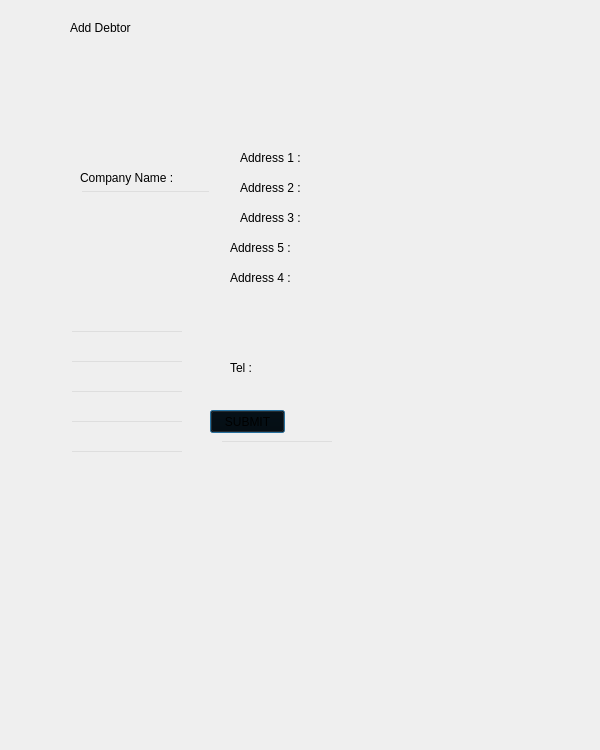
<?xml version="1.0" encoding="UTF-8"?>
<ui version="4.0">
 <class>Dialog</class>
 <widget class="QDialog" name="Dialog">
  <property name="enabled">
   <bool>true</bool>
  </property>
  <property name="geometry">
   <rect>
    <x>0</x>
    <y>0</y>
    <width>600</width>
    <height>750</height>
   </rect>
  </property>
  <property name="minimumSize">
   <size>
    <width>600</width>
    <height>750</height>
   </size>
  </property>
  <property name="windowTitle">
   <string>Dialog</string>
  </property>
  <widget class="QFrame" name="workspace_frame">
   <property name="enabled">
    <bool>true</bool>
   </property>
   <property name="geometry">
    <rect>
     <x>60</x>
     <y>20</y>
     <width>331</width>
     <height>481</height>
    </rect>
   </property>
   <property name="styleSheet">
    <string notr="true">background-color:transparent;</string>
   </property>
   <property name="frameShape">
    <enum>QFrame::StyledPanel</enum>
   </property>
   <property name="frameShadow">
    <enum>QFrame::Raised</enum>
   </property>
   <widget class="QLabel" name="address_label_1">
    <property name="geometry">
     <rect>
      <x>180</x>
      <y>130</y>
      <width>131</width>
      <height>16</height>
     </rect>
    </property>
    <property name="styleSheet">
     <string notr="true">background-color:transparent;
color:black;</string>
    </property>
    <property name="text">
     <string>Address 1 :</string>
    </property>
   </widget>
   <widget class="QLineEdit" name="address_line_1">
    <property name="geometry">
     <rect>
      <x>10</x>
      <y>310</y>
      <width>114</width>
      <height>19</height>
     </rect>
    </property>
   </widget>
   <widget class="QLabel" name="add_record_label">
    <property name="geometry">
     <rect>
      <x>10</x>
      <y>0</y>
      <width>191</width>
      <height>16</height>
     </rect>
    </property>
    <property name="styleSheet">
     <string notr="true">background-color:transparent;
color:black;</string>
    </property>
    <property name="text">
     <string>Add Debtor</string>
    </property>
   </widget>
   <widget class="QPushButton" name="submit_button">
    <property name="geometry">
     <rect>
      <x>150</x>
      <y>390</y>
      <width>75</width>
      <height>23</height>
     </rect>
    </property>
    <property name="styleSheet">
     <string notr="true">background-color:transparent;
color:black;</string>
    </property>
    <property name="text">
     <string>SUBMIT</string>
    </property>
   </widget>
   <widget class="QLabel" name="company_label">
    <property name="geometry">
     <rect>
      <x>20</x>
      <y>150</y>
      <width>101</width>
      <height>16</height>
     </rect>
    </property>
    <property name="styleSheet">
     <string notr="true">background-color:transparent;</string>
    </property>
    <property name="text">
     <string>Company Name :</string>
    </property>
   </widget>
   <widget class="QLineEdit" name="company_line">
    <property name="geometry">
     <rect>
      <x>20</x>
      <y>170</y>
      <width>131</width>
      <height>20</height>
     </rect>
    </property>
    <property name="text">
     <string/>
    </property>
   </widget>
   <widget class="QLabel" name="address_label_2">
    <property name="geometry">
     <rect>
      <x>180</x>
      <y>160</y>
      <width>131</width>
      <height>16</height>
     </rect>
    </property>
    <property name="styleSheet">
     <string notr="true">background-color:transparent;
color:black;</string>
    </property>
    <property name="text">
     <string>Address 2 :</string>
    </property>
   </widget>
   <widget class="QLabel" name="address_label_3">
    <property name="geometry">
     <rect>
      <x>180</x>
      <y>190</y>
      <width>131</width>
      <height>16</height>
     </rect>
    </property>
    <property name="styleSheet">
     <string notr="true">background-color:transparent;
color:black;</string>
    </property>
    <property name="text">
     <string>Address 3 :</string>
    </property>
   </widget>
   <widget class="QLabel" name="address_label_4">
    <property name="geometry">
     <rect>
      <x>170</x>
      <y>250</y>
      <width>131</width>
      <height>16</height>
     </rect>
    </property>
    <property name="styleSheet">
     <string notr="true">background-color:transparent;
color:black;</string>
    </property>
    <property name="text">
     <string>Address 4 :</string>
    </property>
   </widget>
   <widget class="QLabel" name="address_label_5">
    <property name="geometry">
     <rect>
      <x>170</x>
      <y>220</y>
      <width>131</width>
      <height>16</height>
     </rect>
    </property>
    <property name="styleSheet">
     <string notr="true">background-color:transparent;
color:black;</string>
    </property>
    <property name="text">
     <string>Address 5 :</string>
    </property>
   </widget>
   <widget class="QLineEdit" name="address_line_2">
    <property name="geometry">
     <rect>
      <x>10</x>
      <y>340</y>
      <width>114</width>
      <height>19</height>
     </rect>
    </property>
   </widget>
   <widget class="QLineEdit" name="address_line_3">
    <property name="geometry">
     <rect>
      <x>10</x>
      <y>370</y>
      <width>114</width>
      <height>19</height>
     </rect>
    </property>
   </widget>
   <widget class="QLineEdit" name="address_line_4">
    <property name="geometry">
     <rect>
      <x>10</x>
      <y>400</y>
      <width>114</width>
      <height>19</height>
     </rect>
    </property>
   </widget>
   <widget class="QLineEdit" name="address_line_5">
    <property name="geometry">
     <rect>
      <x>10</x>
      <y>430</y>
      <width>114</width>
      <height>19</height>
     </rect>
    </property>
   </widget>
   <widget class="QLabel" name="tel_label">
    <property name="geometry">
     <rect>
      <x>170</x>
      <y>340</y>
      <width>131</width>
      <height>16</height>
     </rect>
    </property>
    <property name="styleSheet">
     <string notr="true">background-color:transparent;
color:black;</string>
    </property>
    <property name="text">
     <string>Tel :</string>
    </property>
   </widget>
   <widget class="QLineEdit" name="tel_line">
    <property name="geometry">
     <rect>
      <x>160</x>
      <y>420</y>
      <width>114</width>
      <height>19</height>
     </rect>
    </property>
   </widget>
  </widget>
 </widget>
 <resources/>
 <connections/>
</ui>
